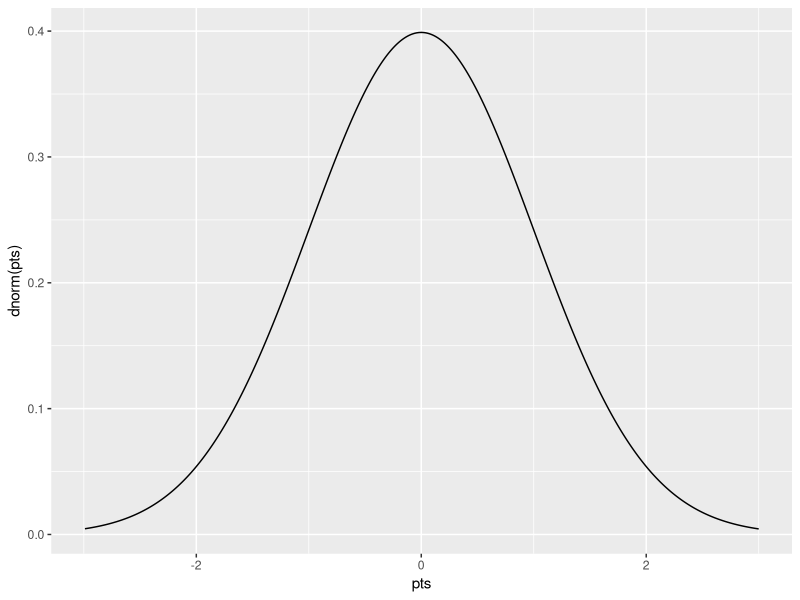
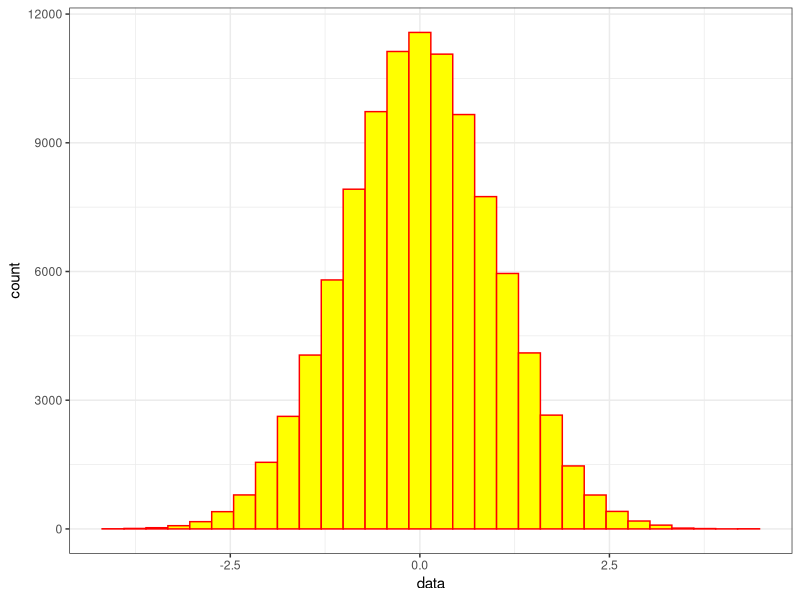
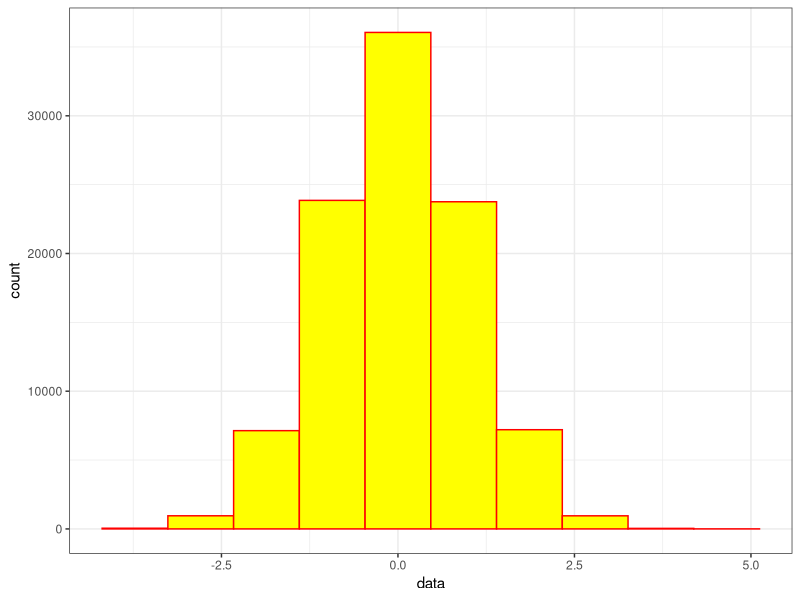
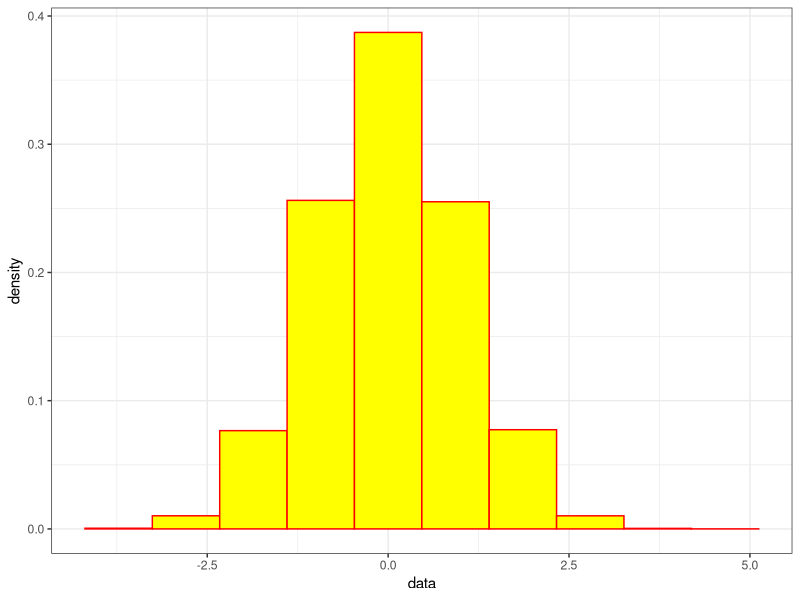
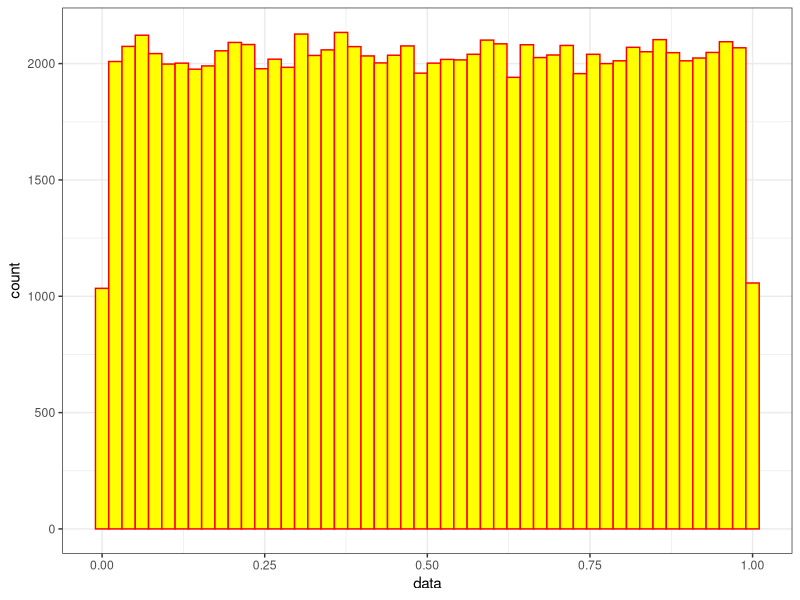
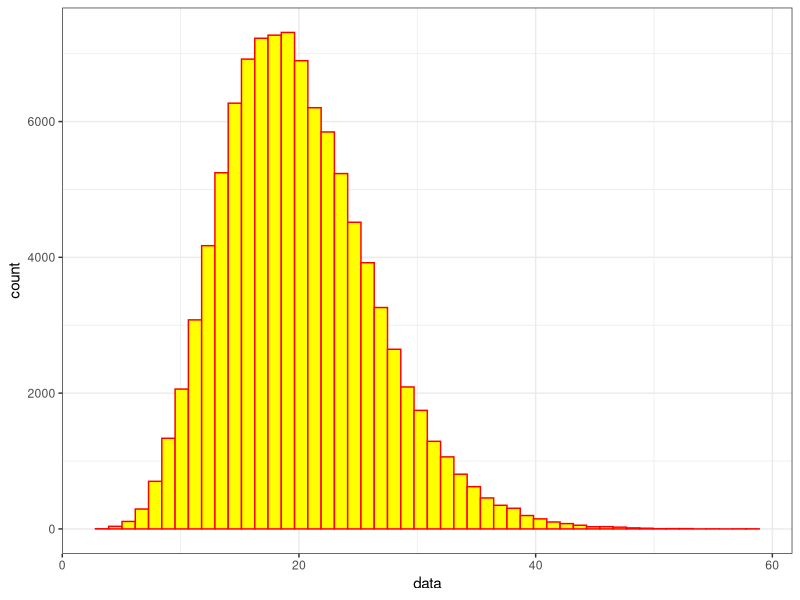
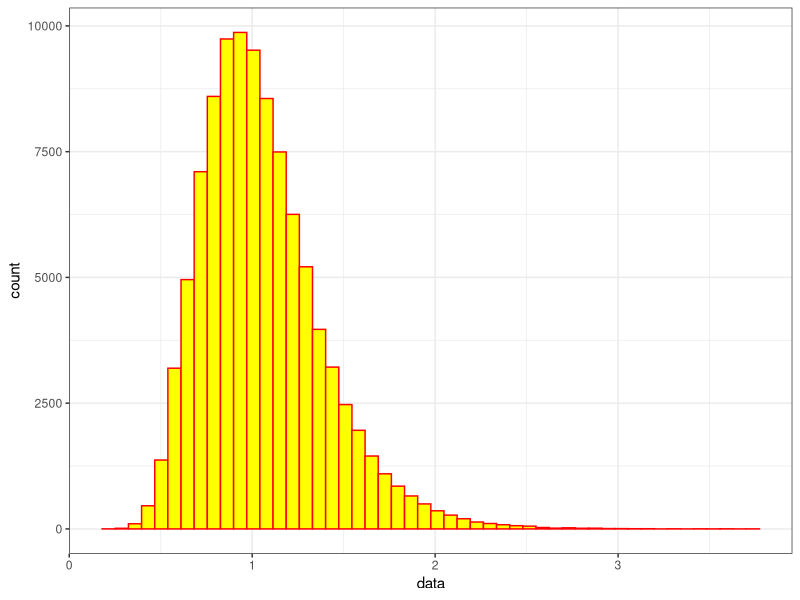
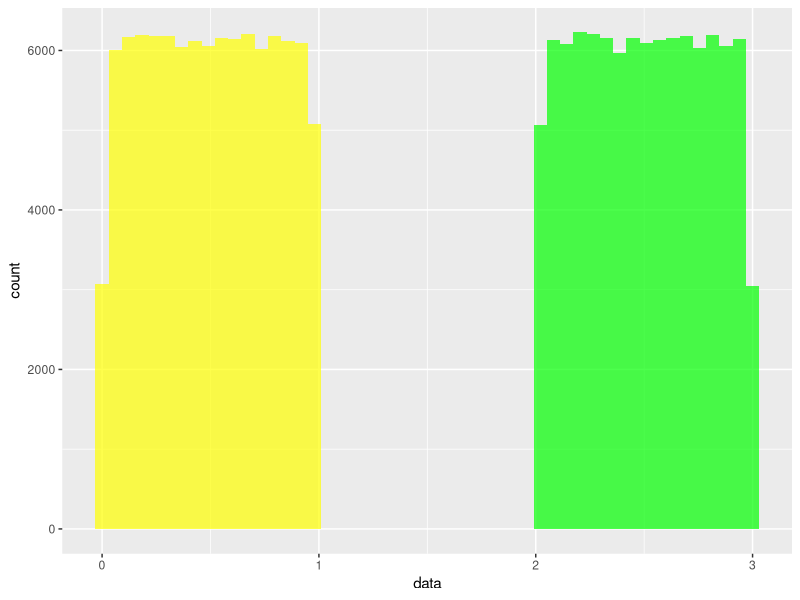

R code for these plots, in order:
## ---- chunk 1
knitr::opts_chunk$set(echo = TRUE)
library(ggplot2)
library(tidyr)
## ---- chunk 2
pts = -3 + (1:600)/100
ggplot() +
  geom_line(aes(x=pts, y=dnorm(pts)))
## ---- chunk 3
data = rnorm(100000)

ggplot() + geom_histogram(
  aes(x=data), color="red", fill="yellow"
) + theme_bw()
## ---- chunk 4
ggplot() + geom_histogram(
  aes(x=data), bins = 10, color="red", fill="yellow"
) + theme_bw()
## ---- chunk 5
ggplot() + geom_histogram(
  aes(x=data, y= ..density.. ), 
  bins = 10, color="red", fill="yellow"
) + theme_bw()
## ---- chunk 6
data = runif(100000)

ggplot() + geom_histogram(
  aes(x=data), bins = 50, color="red", fill="yellow"
) + theme_bw()
## ---- chunk 7
data = rchisq(100000, df = 20)

ggplot() + geom_histogram(
  aes(x=data), bins = 50, color="red", fill="yellow"
) + theme_bw()
## ---- chunk 8
data = rf(100000, df1 = 50, df2=40)

ggplot() + geom_histogram(
  aes(x=data), bins = 50, color="red", fill="yellow"
) + theme_bw()
## ---- chunk 9
data = runif(100000)

ggplot() + 
  geom_histogram(aes(x=data), bins=50, fill="yellow", alpha= 0.7) + 
  geom_histogram(aes(x=data + 2), bins=50, fill="green", alpha= 0.7)
## ---- chunk 10
n = 300
sample_size = 10000

data = as.data.frame(
  sapply(1:sample_size, function(x){runif(n)})
)

data[, 1:4]
## ---- chunk 11
avgs = colSums(data)/n
avgs[1:4]
## ---- chunk 12
ggplot() +
  geom_histogram(aes(x=avgs))
## ---- chunk 13
mu = 0.5
var = 1/12
ref = rnorm(sample_size, mean=mu, sd=sqrt(var/n))

df = data.frame(
  value = c(avgs, ref), 
  group=rep(c("simu", "ref"), each=sample_size)
)
ggplot(data=df) + 
  geom_histogram(aes(x=value, fill=group), bins=30, alpha= 0.5) +
  facet_grid(group~.)
## ---- chunk 14
n = 300
sample_size = 10000

dgf = 10
data = as.data.frame(
  sapply(1:sample_size, function(x){rchisq(n, df=dgf)})
)

data[, 1:5]
## ---- chunk 15
hist(as.numeric(data[1,]))
## ---- chunk 16
avgs = colSums(data)/n
avgs[1:5]
## ---- chunk 17
mu = dgf
var = 2*dgf
ref = rnorm(sample_size, mean=mu, sd=sqrt(var/n))

df = data.frame(
  value = c(avgs, ref), 
  group=rep(c("simu", "ref"), each=sample_size)
)
ggplot(data=df) + 
  geom_histogram(aes(x=value, fill=group), bins=30, alpha= 0.5) +
  facet_grid(group~.)
## ---- chunk 18
n = 300
sample_size = 10000

dgf1=30; dgf2=20
data = as.data.frame(
  sapply(1:sample_size, function(x){rf(n, dgf1, dgf2)})
)

data[, 1:5]
## ---- chunk 19
hist(as.numeric(data[1,]))
## ---- chunk 20
avgs = colSums(data)/n

mu = dgf2/(dgf2 - 2)
var = 2*dgf2^2*(dgf1+dgf2-2)/dgf1/(dgf2-2)^2/(dgf2-4)
ref = rnorm(sample_size, mean=mu, sd=sqrt(var/n))

df = data.frame(
  value = c(avgs, ref), 
  group=rep(c("simu", "ref"), each=sample_size)
)
ggplot(data=df) + 
  geom_histogram(aes(x=value, fill=group), bins=100, alpha= 0.5) +
  facet_grid(group~.)
## ---- chunk 21
n = 30
sample_size = 10000

data = as.data.frame(
  sapply(1:sample_size, function(x){ rnorm(n)  })
)
data[, 1:5]
## ---- chunk 22
hist(as.numeric(data[1,]))
## ---- chunk 23
SqSum = colSums(data*data)
SqSum[1:4]
## ---- chunk 24
ref = rchisq(sample_size, df = n)

df = data.frame(
  value = c(SqSum, ref), 
  group=rep(c("simu", "ref"), each=sample_size)
)

ggplot(data=df) + 
  geom_histogram(aes(x=value, fill=group), bins=30, alpha= 0.5) +
  facet_grid(group~.)
## ---- chunk 25
n1=20; n2=30
sample_size = 20000

X1 = sapply(1:sample_size, function(x){ rchisq(1, n1)  })

X2 = sapply(1:sample_size, function(x){ rchisq(1, n2)  })

X1[1:5]
X2[1:5]
## ---- chunk 26
hist(X1)
## ---- chunk 27
ratio = (X1/n1) / (X2/n2)

ref = rf(sample_size, n1, n2)

df = data.frame(
  value = c(ratio, ref), 
  group=rep(c("simu", "ref"), each=sample_size)
)

ggplot(data=df) + 
  geom_histogram(aes(x=value, fill=group), bins=30, alpha= 0.5) +
  facet_grid(group~.)
